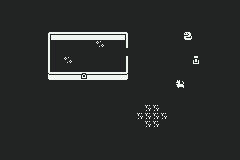

This is a level from a 2D game, rendered from its Tiled map with the project's own tilesets. A one-line summary and the complete map file follow:
An orthogonal 30x20 tile map with 8x8 px tiles, 1 tile layer (Tile Layer 1).

<map version="1.10" tiledversion="1.11.2" orientation="orthogonal" renderorder="right-down" width="30" height="20" tilewidth="8" tileheight="8" infinite="0" nextlayerid="2" nextobjectid="1">
 <editorsettings>
  <export target="source/level1.lua" format="lua" />
 </editorsettings>
 <tileset firstgid="1" source="tiles.tsx" />
 <layer id="1" name="Tile Layer 1" width="30" height="20">
  <data encoding="csv">
18,18,18,18,18,18,18,18,18,18,18,18,18,18,18,18,18,18,18,18,18,18,18,18,18,18,18,18,18,18,
18,18,18,18,18,18,18,18,18,18,18,18,18,18,18,18,18,18,18,18,18,18,18,18,18,18,18,18,18,18,
18,18,18,18,18,18,18,18,18,18,18,18,18,18,18,18,18,18,18,18,18,18,18,18,18,18,18,18,18,18,
18,18,18,18,18,18,18,18,18,18,18,18,18,18,18,18,18,18,18,18,18,18,18,18,18,18,18,18,18,18,
18,18,18,18,18,18,1,2,2,2,2,2,2,2,2,4,18,18,18,18,18,18,18,21,18,18,18,18,18,18,
18,18,18,18,18,18,17,18,18,18,18,18,69,18,18,20,18,18,18,18,18,18,18,18,18,18,18,18,18,18,
18,18,18,18,18,18,17,18,18,18,18,18,18,18,18,18,18,18,18,18,18,18,18,18,18,18,18,18,18,18,
18,18,18,18,18,18,17,18,69,18,18,18,18,18,18,20,18,18,18,18,18,18,18,18,30,18,18,18,18,18,
18,18,18,18,18,18,17,18,18,18,18,18,18,18,18,20,18,18,18,18,18,18,18,18,18,18,18,18,18,18,
18,18,18,18,18,18,33,2,2,2,34,2,2,2,2,36,18,18,18,18,18,18,18,18,18,18,18,18,18,18,
18,18,18,18,18,18,18,18,18,18,18,18,18,18,18,18,18,18,18,18,18,18,22,18,18,18,18,18,18,18,
18,18,18,18,18,18,18,18,18,18,18,18,18,18,18,18,18,18,18,18,18,18,18,18,18,18,18,18,18,18,
18,18,18,18,18,18,18,18,18,18,18,18,18,18,18,18,18,18,18,18,18,18,18,18,18,18,18,18,18,18,
18,18,18,18,18,18,18,18,18,18,18,18,18,18,18,18,18,18,70,70,18,18,18,18,18,18,18,18,18,18,
18,18,18,18,18,18,18,18,18,18,18,18,18,18,18,18,18,70,70,70,70,18,18,18,18,18,18,18,18,18,
18,18,18,18,18,18,18,18,18,18,18,18,18,18,18,18,18,18,70,70,18,18,18,18,18,18,18,18,18,18,
18,18,18,18,18,18,18,18,18,18,18,18,18,18,18,18,18,18,18,18,18,18,18,18,18,18,18,18,18,18,
18,18,18,18,18,18,18,18,18,18,18,18,18,18,18,18,18,18,18,18,18,18,18,18,18,18,18,18,18,18,
18,18,18,18,18,18,18,18,18,18,18,18,18,18,18,18,18,18,18,18,18,18,18,18,18,18,18,18,18,18,
18,18,18,18,18,18,18,18,18,18,18,18,18,18,18,18,18,18,18,18,18,18,18,18,18,18,18,18,18,18
</data>
 </layer>
</map>
